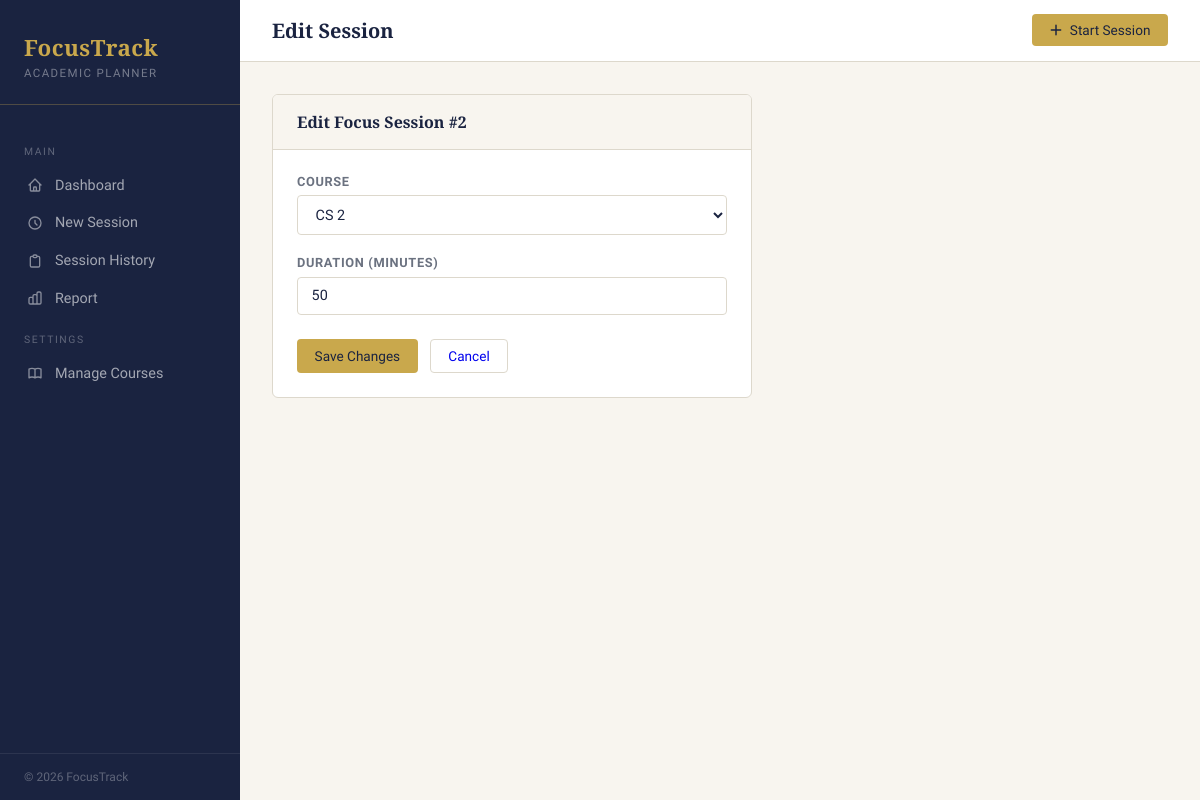
Page /edit_session/2 on the committed database.
### tables this page shows
CREATE TABLE focusSessions (
    sessionid INTEGER PRIMARY KEY AUTOINCREMENT,
    userid INTEGER NOT NULL, 
    courseid INTEGER NOT NULL, 
    startTime TIMESTAMP NOT NULL DEFAULT CURRENT_TIMESTAMP,
    duration INTEGER NOT NULL, 
    FOREIGN KEY (userid) REFERENCES users (userid), 
    FOREIGN KEY (courseid) REFERENCES courses (courseid)

);

CREATE TABLE courses (
    courseid INTEGER PRIMARY KEY AUTOINCREMENT,
    userid INTEGER NOT NULL,
    courseName TEXT NOT NULL, 
    FOREIGN KEY (userid) REFERENCES users (userid)
);

### app.py (the view, shortened to what this page needs)
@app.route('/edit_session/<int:id>', methods=['GET', 'POST'])
def edit_session(id):
    conn = get_db_connection()
    focus_session = conn.execute(
        '''SELECT focusSessions.*, courses.courseName
           FROM focusSessions
           JOIN courses ON focusSessions.courseid = courses.courseid
           WHERE sessionid = ?''', (id,)
    ).fetchone()
    if focus_session is None:
        conn.close()
        abort(404)
    courses = conn.execute('SELECT * FROM courses').fetchall()
    conn.close()
    return render_template('edit_session.html', session=focus_session, courses=courses)

### app.py (called while the page is built)
def get_db_connection():
    conn = sqlite3.connect(DB_PATH)
    conn.row_factory = sqlite3.Row
    return conn

### templates/edit_session.html (shortened to what this page needs)
{% extends 'base.html' %}
{% block page_title %}Edit Session{% endblock %}
{% block content %}
<div style="max-width:480px;">
  <div class="card">
    <div class="card-header">Edit Focus Session #{{ session['sessionid'] }}</div>
    <div class="card-body">
      <form method="POST">
        <div class="form-group">
          <label class="form-label">Course</label>
          <select name="course" class="form-control">
            {% for course in courses %}
            <option value="{{ course['courseid'] }}"
              {% if course['courseid'] == session['courseid'] %}selected{% endif %}>
              {{ course['courseName'] }}
            </option>
            {% endfor %}
          </select>
        </div>
        <div class="form-group">
          <label class="form-label">Duration (minutes)</label>
          <input type="number" name="duration" class="form-control"
                 value="{{ session['duration'] }}" min="1" max="300" required>
        </div>
        <div style="display:flex;gap:0.75rem;margin-top:1.5rem;">
          <button type="submit" class="btn btn-gold">Save Changes</button>
          <a href="{{ url_for('history') }}" class="btn" style="border:1px solid var(--border);">Cancel</a>
        </div>
      </form>
    </div>
  </div>
</div>
{% endblock %}

### templates/base.html (style rules this page uses)
:root { --navy: #1a2340; --navy-mid: #243057; --gold: #c9a84c; --gold-light: #e8c97a; --cream: #f8f5ef; --cream-dark: #ede9df; --text: #1a2340; --text-muted: #6b7280; --white: #ffffff; --border: #ddd8cc; --success: #2d6a4f; --danger: #9b2335; --sidebar-width: 240px; }
* { box-sizing: border-box; margin: 0; padding: 0; }
body { font-family: 'Source Sans 3', sans-serif; background: var(--cream); color: var(--text); min-height: 100vh; display: flex; }
.card { background: var(--white); border: 1px solid var(--border); border-radius: 6px; overflow: hidden; }
.card-header { padding: 1rem 1.5rem; border-bottom: 1px solid var(--border); background: var(--cream); font-family: 'Playfair Display', serif; font-size: 1rem; font-weight: 600; color: var(--navy); }
.card-body { padding: 1.5rem; }
.btn { display: inline-flex; align-items: center; gap: 0.4rem; padding: 0.5rem 1.1rem; border-radius: 4px; font-size: 0.85rem; font-weight: 500; font-family: 'Source Sans 3', sans-serif; cursor: pointer; border: none; text-decoration: none; transition: all 0.2s; }
.btn-gold { background: var(--gold); color: var(--navy); }
.form-group { margin-bottom: 1.25rem; }
.form-label { display: block; font-size: 0.8rem; font-weight: 600; letter-spacing: 0.05em; text-transform: uppercase; color: var(--text-muted); margin-bottom: 0.4rem; }
.form-control { width: 100%; padding: 0.6rem 0.85rem; border: 1px solid var(--border); border-radius: 4px; font-family: 'Source Sans 3', sans-serif; font-size: 0.9rem; color: var(--text); background: var(--white); transition: border-color 0.2s; }

### rows in the picture
focusSessions: sessionid "2", course "CS 2", duration "50"
